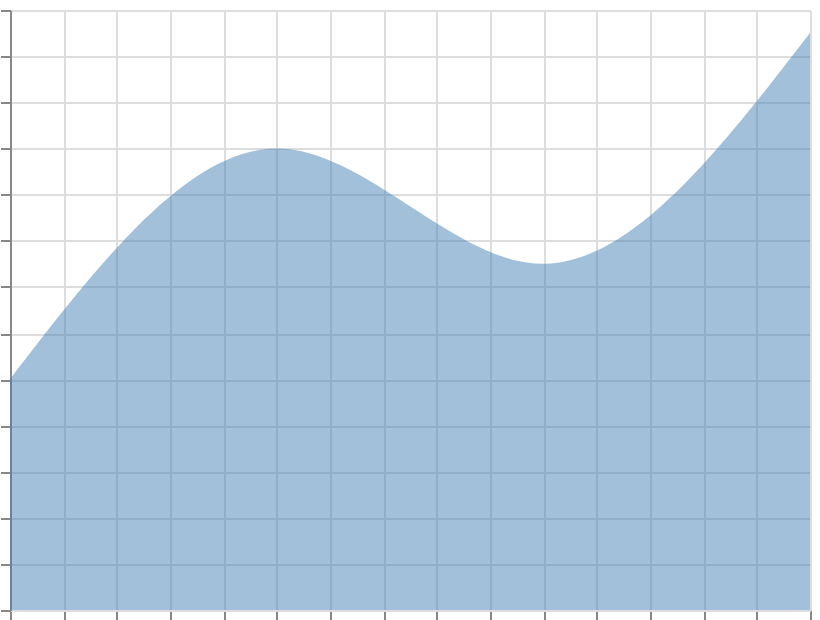

Vega-Lite specification stored for this chart:
### Vega specification from a JSON file in a GitHub repository (floating-point values rounded to 4 significant figures)
{"$schema": "https://vega.github.io/schema/vega/v6.json", "width": 400, "height": 300, "padding": 5, "autosize": "none", "data": [{"name": "table", "values": [{"x": 0, "y": 10}, {"x": 1, "y": 20}, {"x": 2, "y": 15}, {"x": 3, "y": 25}]}], "scales": [{"name": "x", "type": "linear", "domain": {"data": "table", "field": "x"}, "range": "width", "nice": true}, {"name": "y", "type": "linear", "domain": {"data": "table", "field": "y"}, "range": [{"signal": "height"}, 0], "nice": true}], "marks": [{"type": "area", "from": {"data": "table"}, "encode": {"update": {"x": {"scale": "x", "field": "x"}, "y": {"scale": "y", "field": "y"}, "y2": {"scale": "y", "value": 0}, "fill": {"value": "steelblue"}, "fillOpacity": {"value": 0.5}, "interpolate": {"value": "monotone"}}}}], "axes": [{"scale": "x", "orient": "bottom", "grid": true, "labels": false}, {"scale": "y", "orient": "left", "grid": true, "labels": false}]}
